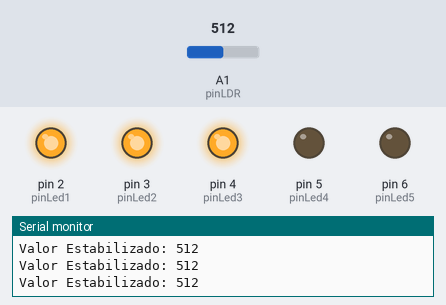
The sketch below on a simulated Arduino Uno, built with avr-gcc and run on an emulated ATmega328P. On the bench: output pins drawn as LEDs (lit = HIGH), the last lines printed to the serial monitor. The test bench sets the inputs (shaded band); at power-on: A1 (pinLDR) = 512.

Above: at 1.2 s.
1.3 s: A1 (pinLDR) set to 489
At 2.5 s:
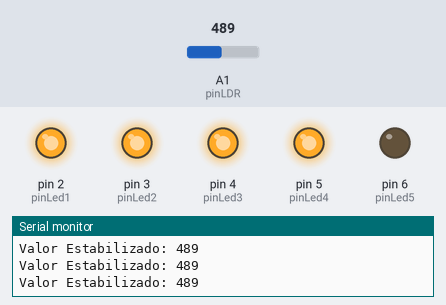
2.8 s: A1 (pinLDR) set to 365
4.3 s: A1 (pinLDR) set to 336
At 5.2 s:
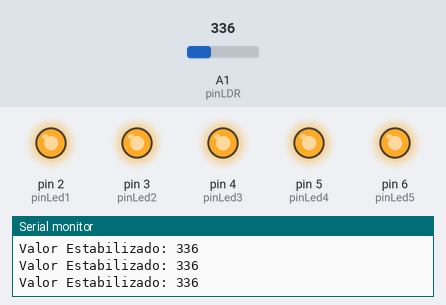
5.8 s: A1 (pinLDR) set to 660
At 6.4 s:
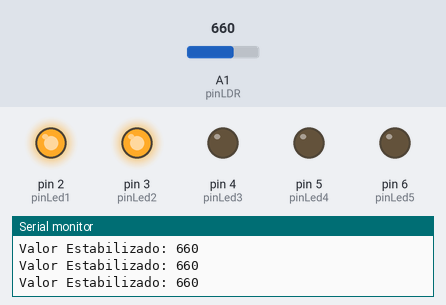
7.3 s: A1 (pinLDR) set to 782
8.8 s: A1 (pinLDR) set to 815
At 9.8 s:
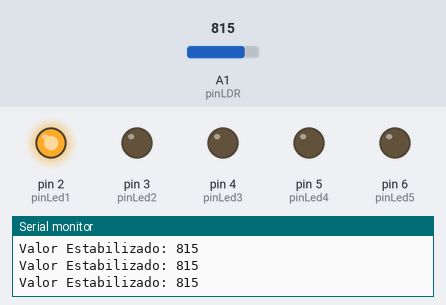
Timing chart, 0 to 11.3 s (numbered marks = the images above; inputs shaded):
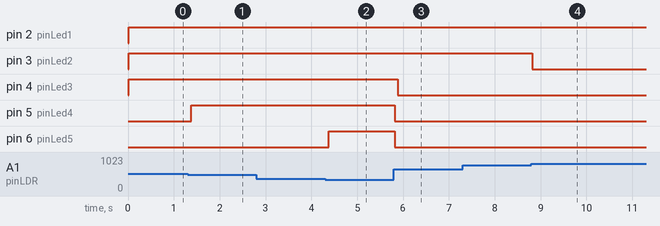

Measured:
- the behaviour switches between 500 and 499 on A1 (pinLDR) (found by bisection; images 0 and 1)
- the behaviour switches between 350 and 349 on A1 (pinLDR) (found by bisection; images 1 and 2)
- the behaviour switches between 799 and 800 on A1 (pinLDR) (found by bisection; images 3 and 4)
- after the input at 1.3 s, pin 5 (pinLed4): LOW → HIGH after 0.08 s
- after the input at 4.3 s, pin 6 (pinLed5): LOW → HIGH after 0.08 s
- after the input at 5.8 s, pin 4 (pinLed3): HIGH → LOW after 0.09 s; pin 5 (pinLed4), pin 6 (pinLed5): HIGH → LOW at once
- after the input at 8.8 s, pin 3 (pinLed2): HIGH → LOW at once

The sketch:

barra-luminosidade.ino
```cpp
int valorLDR = 0;
int pinLed1 = 2, pinLed2 = 3, pinLed3 = 4, pinLed4 = 5, pinLed5 = 6;
int pinLDR = A1;

void setup() {
  Serial.begin(9600);
  pinMode(pinLed1, OUTPUT);
  pinMode(pinLed2, OUTPUT);
  pinMode(pinLed3, OUTPUT);
  pinMode(pinLed4, OUTPUT);
  pinMode(pinLed5, OUTPUT);
  analogReference(EXTERNAL);
}

void loop() {
  long soma = 0;
  int amostras = 10;

  for (int i = 0; i < amostras; i++) {
    soma += analogRead(pinLDR);
    delay(2);
  }

  valorLDR = soma / amostras;

  Serial.print("Valor Estabilizado: ");
  Serial.println(valorLDR);

  if(valorLDR >= 950) {
    digitalWrite(pinLed1, LOW);
    digitalWrite(pinLed2, LOW);
    digitalWrite(pinLed3, LOW);
    digitalWrite(pinLed4, LOW);
    digitalWrite(pinLed5, LOW);
  }
  else if(valorLDR >= 800) {
    digitalWrite(pinLed1, HIGH);
    digitalWrite(pinLed2, LOW);
    digitalWrite(pinLed3, LOW);
    digitalWrite(pinLed4, LOW);
    digitalWrite(pinLed5, LOW);
  }
  else if(valorLDR >= 650) {
    digitalWrite(pinLed1, HIGH);
    digitalWrite(pinLed2, HIGH);
    digitalWrite(pinLed3, LOW);
    digitalWrite(pinLed4, LOW);
    digitalWrite(pinLed5, LOW);
  }
  else if(valorLDR >= 500) {
    digitalWrite(pinLed1, HIGH);
    digitalWrite(pinLed2, HIGH);
    digitalWrite(pinLed3, HIGH);
    digitalWrite(pinLed4, LOW);
    digitalWrite(pinLed5, LOW);
  }
  else if(valorLDR >= 350) {
    digitalWrite(pinLed1, HIGH);
    digitalWrite(pinLed2, HIGH);
    digitalWrite(pinLed3, HIGH);
    digitalWrite(pinLed4, HIGH);
    digitalWrite(pinLed5, LOW);
  }
  else {
    digitalWrite(pinLed1, HIGH);
    digitalWrite(pinLed2, HIGH);
    digitalWrite(pinLed3, HIGH);
    digitalWrite(pinLed4, HIGH);
    digitalWrite(pinLed5, HIGH);
  }

  delay(50);
}
```
